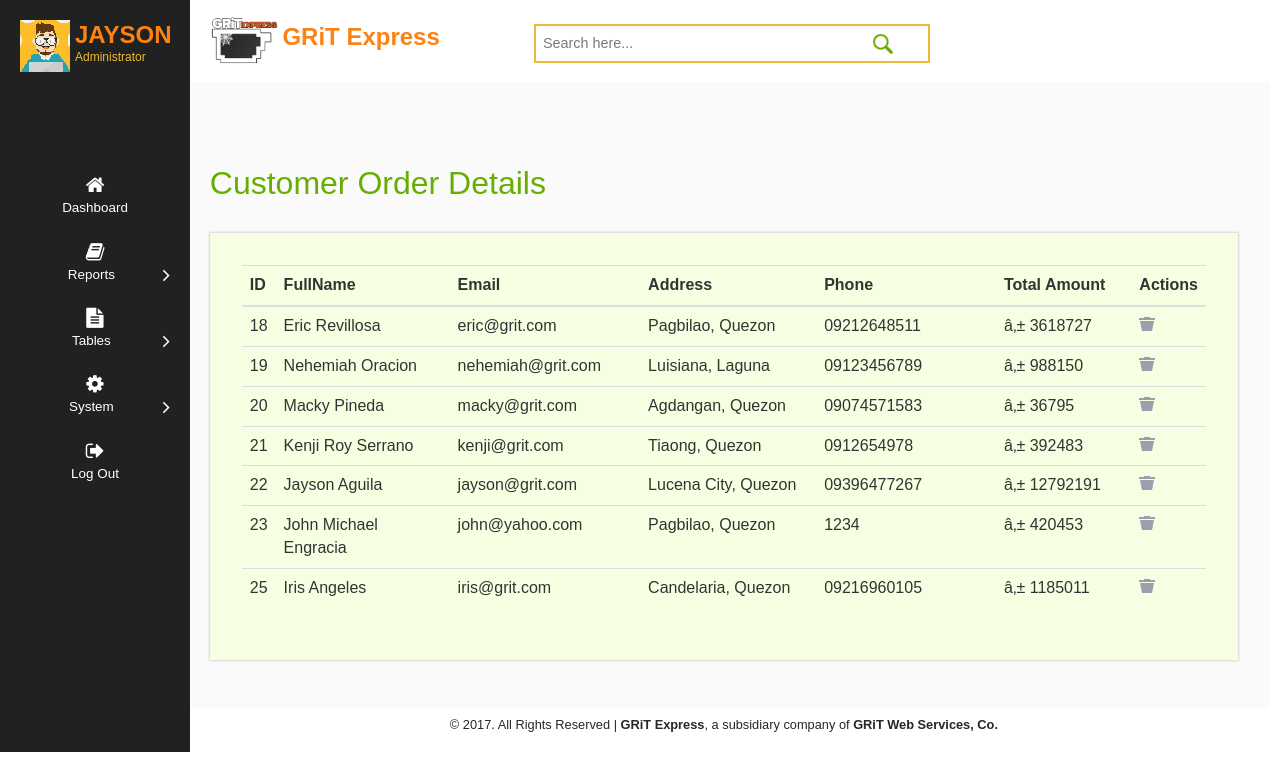
The app's page /Admin/orderdetails.php (signed in) with its own data.
### tables this page shows
CREATE TABLE `payment` (
  `order_ID` int(255) NOT NULL,
  `Full_Name` varchar(25) NOT NULL,
  `Email` varchar(55) NOT NULL,
  `Address` varchar(55) NOT NULL,
  `Phone` varchar(55) NOT NULL,
  `Brand_ID` int(255) NOT NULL,
  `Total_Amount` varchar(255) NOT NULL
);

CREATE TABLE `employee` (
  `Employee_ID` int(95) NOT NULL,
  `Employee_Name` varchar(25) NOT NULL,
  `Username` varchar(25) NOT NULL,
  `Password` varchar(25) NOT NULL
);

### session.php (called while the page is built, shortened)
<?php
include('config.php');
$check=$_SESSION['login_username'];
$session=mysqli_query($mysqli, "select Username from employee where Username='$check' ");
$row=mysqli_fetch_array($session);
$login_session=$row['Username'];
?>

### Admin/orderdetails.php (the view, shortened to what this page needs)
<?php
include("../session.php");
include("../config.php");
?>
<!DOCTYPE html>
<html>
<head>
	<link href="css/bootstrap.css" rel="stylesheet" type="text/css">
	<link href="css/gritexpress.css" rel="stylesheet" type="text/css">
	<link href="css/icons.css" rel="stylesheet">
</head>
<body>
<div class="gritexpress">
   <div class="left-content">
		<div class="topbar">
			<div class="logo-name">
				<img src="images/logo.png" height="50px">
				<a href="#"> <h1>GRiT Express</h1></a>
			<div class="search-box">
				<form>
				<input type="text" placeholder="Search here..." required="">
				<input type="submit" value="">
				</form>
			</div>
			</div>
		</div>
<div class="inside-content">
    <div class="blank">
    	<h2>Customer Order Details</h2>
    	<div class="blankpage-main">
<?php $result = mysqli_query($mysqli,"SELECT * FROM payment"); ?>
  		<table class="table table-hover">
			<th style="width: 20px; word-wrap: break-word;"> ID</th>
    	    <th style="width: 200px; word-wrap: break-word;"><span> FullName</span></th>
            <th>Email</th>
		    <th>Address</th>
            <th>Phone</th>
			<th>Total Amount</th>
			<th>Actions</th>
		<tbody>
<?php while($row = mysqli_fetch_array($result))
  {?>
    <tr>
    <td style="width: 10px; word-wrap: break-word;"><?Php echo $row['order_ID']; ?></td>
    <td style="width: 200px; word-wrap: break-word;"><?php echo $row['Full_Name']; ?></td>
   <td style="width: 200px; word-wrap: break-word;"><?php echo $row['Email']; ?></td>
	<td style="width: 200px; word-wrap: break-word;"><?php echo $row['Address']; ?></td>
	<td style="width: 200px; word-wrap: break-word;"><?php echo $row['Phone']; ?></td>
	<td style="width: 150px; word-wrap: break-word;"><?php echo $row['Total_Amount']; ?></td>
    <td> <a href="PaymentDelete.php?delete=<?php echo $row['order_ID']; ?>" onClick="del(this);" title="Delete" ><input type="image" src="images/icn_trash.png" title="Trash">  </a></td>
    </tr
<?php }mysqli_close($mysqli);?>
	</table>
    	</div>
    </div>
</div>
<div class="copyright">
	 <p style="font-size: 0.8em;color: #272822;">
	 © 2017. All Rights Reserved | <strong>GRiT Express</strong>, a subsidiary company of <strong>GRiT Web Services, Co.</strong>
	</p>
</div>
</div>
<div class="leftbar">
    <div class="profile_img">
		<span class="prfil-img"><img src="images/1.png"> </span>
		<div class="username">
			<p><?php echo "$login_session";?></p>
			<span>Administrator</span>
		</div>
	</div>
		<div class="menu">
		<ul id="menu">
		    <li><a href="blank.php"><i class="fa fa-home"></i>Dashboard</a></li>
			<li><a href="#"><i class="fa fa-book"></i>Reports<span class="fa fa-angle-right" style="float: right"></span></a>
		    </li>
		    <li><a href="#"><i class="fa fa-file-text"></i>Tables<span class="fa fa-angle-right" style="float: right"></span></a>
		    </li>
		    <li><a href="#"><i class="fa fa-cog"></i>System<span class="fa fa-angle-right" style="float: right"></span></a>
		    </li>
		    <li><a href="../signin/logout.php"><i class="fa fa-sign-out"></i>Log Out</a></li>
		    </ul>
		    </div>
	 </div>
</div>
</body>
</html>

### Admin/css/gritexpress.css (style rules this page uses)
html { font-family: 'Carrois Gothic', sans-serif; font-size: 100%; background:#fff; }
body { font-family: 'Carrois Gothic', sans-serif; font-size: 100%; background:#fff; }
.gritexpress { min-width: 1260px; position: relative; top: 0;left: 0;right: 0;bottom: 0; width: 100%;height: 100%; margin: 0px auto; }
.left-content { float: right; width: 86.5%; }
.leftbar { position: absolute; float: left; width: 220px; top: 0px; left:0px; bottom: 0; background-color:#202121; color: #aaabae; }
#menu { list-style: none; margin: 0; padding: 0; margin-bottom: 40px; }
#menu li { position: relative; margin: 0; font-size: 12px; padding: 0; }
#menu li a { position: relative; display: block; padding: 13px 20px; color: #FFFFFF; white-space: nowrap; font-size: 1.12em; text-align: center; font-family: 'Carrois Gothic', sans-serif; }
#menu .fa { margin-bottom: 10px; font-size: 1.5em; display: block; }
.menu { padding:10.2em 0em 0em 0em; }
.topbar { background:#FFF; padding: 1em 2em; box-shadow: 0 1px 3px rgba(0,0,0,0.15); }
.logo-name { float: left; width: 70%; margin: 0% 0% 0% 0%; }
.logo-name h1 { font-size: 1.5em; color: #FC8213; margin: 0em; font-weight: 700; text-decoration: none; }
.logo-name a { display:inline-block; }
.search-box { float: right; width:55%; margin-top: 0.5em; position: relative; display: block; border:2px solid rgb(236, 185, 57); }
.search-box input[type="text"] { outline: none; background: #fff; width: 86%; margin: 0; font-size: 0.9em; color: #DC6B1E; padding: 0.5em 0.5em; border: none; display: inline-block; }
.search-box input[type="submit"] { background: url(../images/search.png)no-repeat; width: 20px; height: 20px; display: inline-block; vertical-align: text-top; border: none; outline: none; }
.profile_img span.prfil-img { float:left; margin-left: 20px; margin-top: 20px; height:35px; }
.username { float:left; margin-top:35px; margin-left:5px; height:35px; }
.username p { font-size:1.5em; color:#FC8213; line-height:0em; font-weight:700; }
.username span { font-size: .75em; font-style: bold; color: #EEBA30; font-weight: normal; margin-top: 0em; }
.inside-content { padding: 4em 2em 3em 2em; background: #fafafa; }
.copyright { padding: 0.5em 0.5em; text-align: center; box-shadow: 2px 1px rgba(0,0.15); }
.blank { min-height: 400px; }
.blank h2 { font-size: 2em; color: #68AE00; margin-bottom: 1em; font-family: 'Carrois Gothic', sans-serif; }
.blankpage-main { padding: 2em 2em; background: #F7FFE2; margin-top:2em; box-shadow: 0px 0px 2px 1px rgba(0,0,0,0.15); }
@media (max-width:1440px) { .leftbar { width: 190px; } }

### records on screen
payment: order_ID "18", Full_Name "Eric Revillosa", Email "eric@grit.com", Address "Pagbilao, Quezon", Phone "09212648511", Total_Amount "â‚± 3618727"
payment: order_ID "19", Full_Name "Nehemiah Oracion", Email "nehemiah@grit.com", Address "Luisiana, Laguna", Phone "09123456789", Total_Amount "â‚± 988150"
payment: order_ID "20", Full_Name "Macky Pineda", Email "macky@grit.com", Address "Agdangan, Quezon", Phone "09074571583", Total_Amount "â‚± 36795"
payment: order_ID "21", Full_Name "Kenji Roy Serrano", Email "kenji@grit.com", Address "Tiaong, Quezon", Phone "0912654978", Total_Amount "â‚± 392483"
payment: order_ID "22", Full_Name "Jayson Aguila", Email "jayson@grit.com", Address "Lucena City, Quezon", Phone "09396477267", Total_Amount "â‚± 12792191"
payment: order_ID "23", Full_Name "John Michael Engracia", Email "john@yahoo.com", Address "Pagbilao, Quezon", Phone "1234", Total_Amount "â‚± 420453"
payment: order_ID "25", Full_Name "Iris Angeles", Email "iris@grit.com", Address "Candelaria, Quezon", Phone "09216960105", Total_Amount "â‚± 1185011"
employee: Username "JAYSON"
